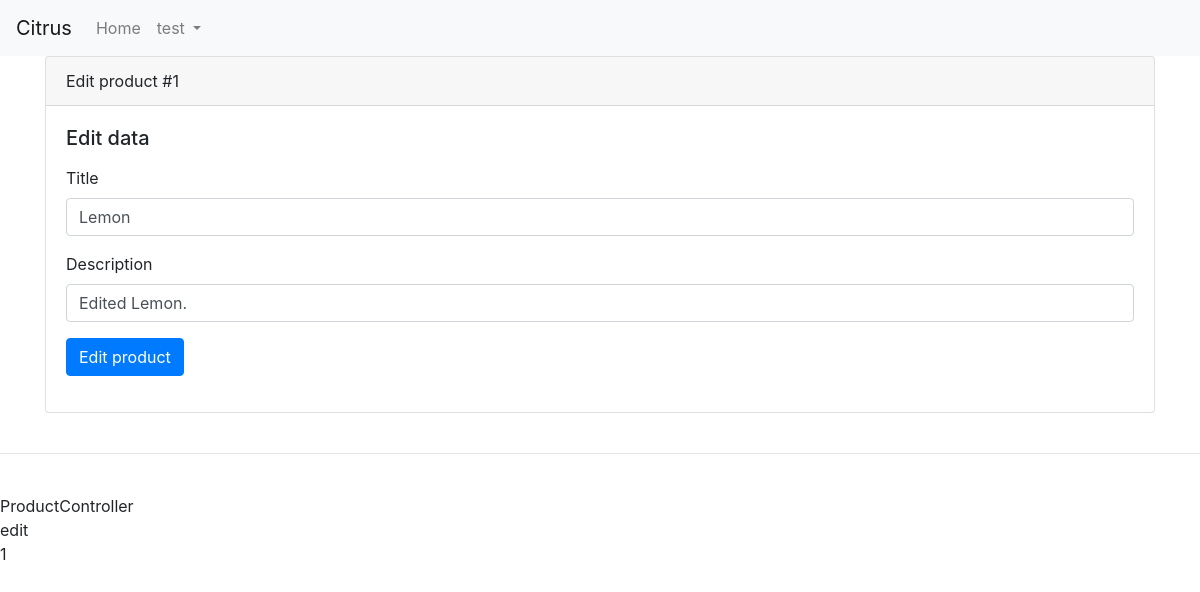
Page /product/edit/1 (signed in) on the committed database.
### tables this page shows
CREATE TABLE `products` (
  `id` int(11) NOT NULL,
  `title` varchar(191) NOT NULL,
  `description` varchar(191) NOT NULL,
  `image` varchar(191) NOT NULL
);

### App/Http/Controllers/ProductController.php (called while the page is built, shortened)
<?php
class ProductController {
    public function edit($id)
    {
        if (AdminGate::open()) {
            $product = new Product();
            $product = $product->findById($id);
            return view("product/edit", compact("product"));
        } else return unauthorized();
    }
}

### App/Http/Director.php (called while the page is built, shortened)
<?php
class Director {
    public $controller;
    public $action;
    public $parameters;
    public $errors = false;
    public function __construct() {
        $this->router = new Router();
        $this->controller = $this->router->controller;
        $this->action = $this->router->action;
        $this->parameters = $this->router->parameters;
        $this->direct();
    }
    public function findController() {
        $this->controller = ucfirst($this->controller) . "Controller";
    }
    public function findAction() {
        if ($this->errors != true) {
            $setAction = $this->action;
            if ((method_exists("\\App\\Http\\Controllers\\" . $this->controller, $this->action)) &&
                ($this->action != "")) {
                $this->action = $setAction;
            }
        }
    }
    public function direct() {
        $ctrl = new $ctrl;
        call_user_func(array($ctrl, $this->action), $this->parameters);
    }
}

### App/Models/DBQuery.php (called while the page is built, shortened)
<?php
class Model
{
    public $tableName;
    public function db()
    {
        $host = $GLOBALS['db_hostname'];
        $db = $GLOBALS['db_name'];
        $user = $GLOBALS['db_username'];
        $pass = $GLOBALS['db_password'];
        $dsn = "mysql:host=$host;dbname=$db;";
        $options = [
            PDO::ATTR_ERRMODE => PDO::ERRMODE_EXCEPTION,
            PDO::ATTR_DEFAULT_FETCH_MODE => PDO::FETCH_OBJ,
            PDO::ATTR_EMULATE_PREPARES => false,
        ];
        try {
            $pdo = new PDO($dsn, $user, $pass, $options);
            return $pdo;
        } catch (\PDOException $e) {
            throw new \PDOException($e->getMessage(), (int)$e->getCode());
        }
    }
    public function findById($id) {
        return $this->db()->query("SELECT * FROM " . $this->tableName . " WHERE id=" . $id)->fetch();
    }
}

### App/Models/Product.php (called while the page is built, shortened)
<?php
class Product extends Model {
    public function __construct() {
        $this->tableName = "products";
    }
}

### Views/product/edit.view.php (the view, shortened to what this page needs)
<div class="container">
    <div class="card">
        <div class="card-header">
            Edit product #<?=$product->id?>
        </div>
        <div class="card-body">
            <h5 class="card-title">Edit data</h5>
            <p class="card-text">
            <form action="/product/update" method="POST">
                <div class="form-group">
                    <label for="name">Title</label>
                    <input type="text" name="title" class="form-control" value="<?=$product->title?>" required>
                </div>
                <div class="form-group">
                    <label for="name">Description</label>
                    <input type="text" name="description" class="form-control" value="<?=$product->description?>" required>
                </div>
                <button class="btn btn-primary" type="submit">Edit product</button>
            </form>
            </p>
        </div>
    </div>
</div>

### rows in the picture
products: id "1", title "Lemon", description "Edited Lemon."

### other values in the picture
$_SESSION['name'] "test"
$router->controller "ProductController"
$router->action "edit"
$router->parameters "1"
